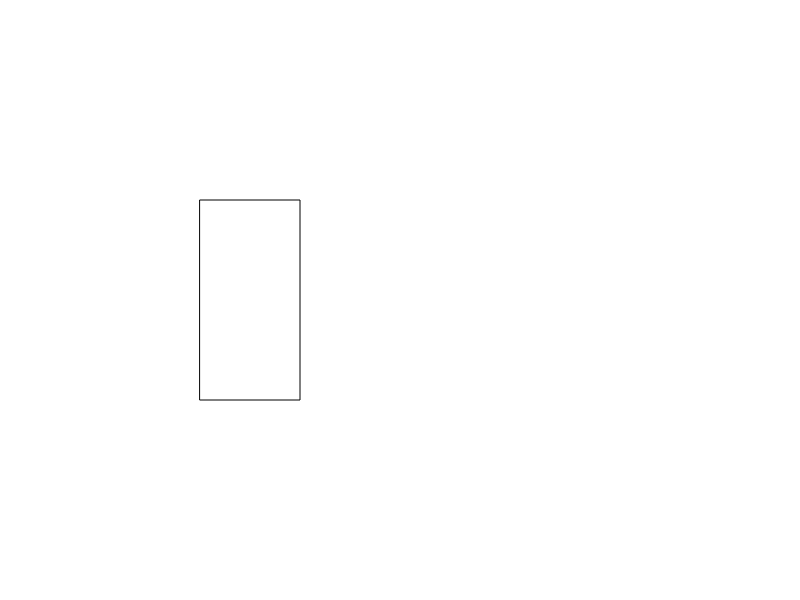
Frame 1 (no input)
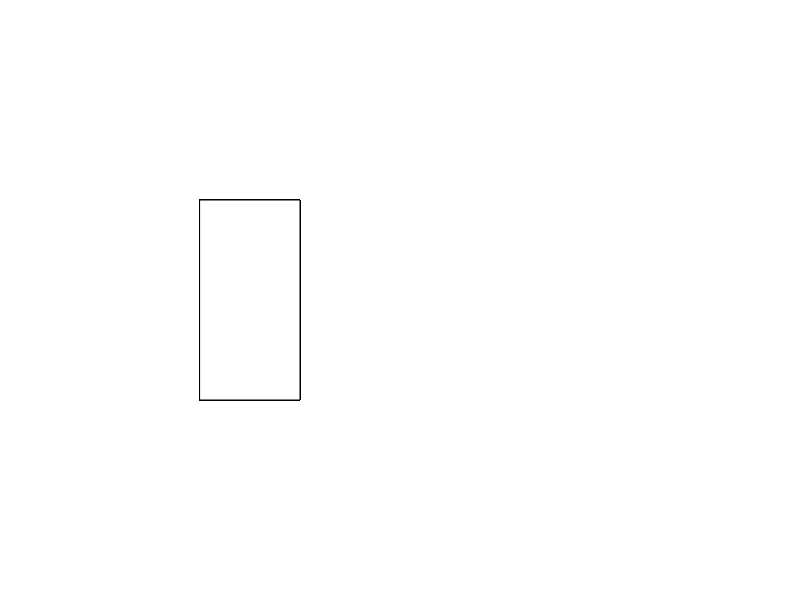
Frame 60 (no input)
Frame 120 (the mouse pressed at the canvas centre since frame 60): identical to frame 60, image omitted

The p5.js sketch that drew these frames (run headless with seeded random() and noise() and a simulated clock; from frame 60 on, the mouse is pressed at the canvas centre):

// p5.js sketch
// ── sketch.js
function setup() {
  // put setup code here
  createCanvas(800,600);
}

function draw() {
  // put drawing code here
  rect(200,200,100,200);
}
